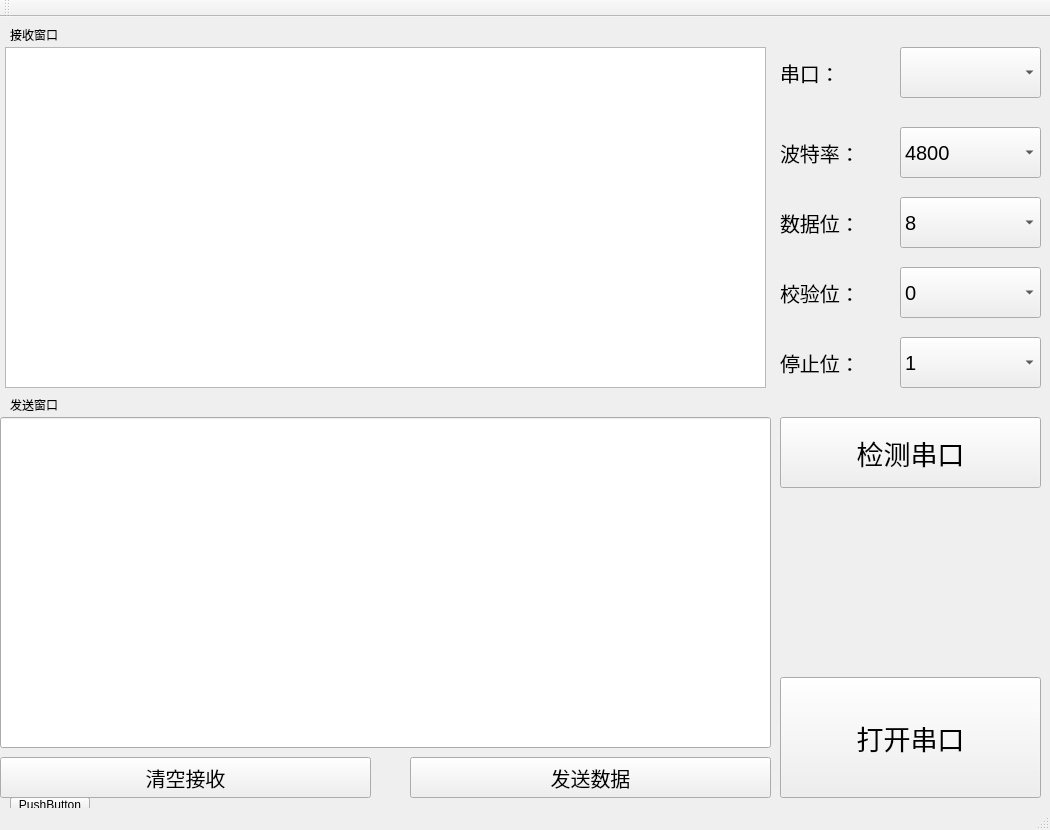
<?xml version="1.0" encoding="UTF-8"?>
<ui version="4.0">
 <class>mySqlite</class>
 <widget class="QMainWindow" name="mySqlite">
  <property name="geometry">
   <rect>
    <x>0</x>
    <y>0</y>
    <width>1050</width>
    <height>830</height>
   </rect>
  </property>
  <property name="minimumSize">
   <size>
    <width>1050</width>
    <height>830</height>
   </size>
  </property>
  <property name="maximumSize">
   <size>
    <width>1050</width>
    <height>830</height>
   </size>
  </property>
  <property name="windowTitle">
   <string>mySqlite</string>
  </property>
  <widget class="QWidget" name="centralWidget">
   <widget class="QLabel" name="label">
    <property name="geometry">
     <rect>
      <x>10</x>
      <y>10</y>
      <width>81</width>
      <height>16</height>
     </rect>
    </property>
    <property name="text">
     <string>接收窗口</string>
    </property>
   </widget>
   <widget class="QTextBrowser" name="recv_Label">
    <property name="geometry">
     <rect>
      <x>5</x>
      <y>30</y>
      <width>761</width>
      <height>341</height>
     </rect>
    </property>
   </widget>
   <widget class="QLabel" name="label_3">
    <property name="geometry">
     <rect>
      <x>10</x>
      <y>380</y>
      <width>81</width>
      <height>16</height>
     </rect>
    </property>
    <property name="text">
     <string>发送窗口</string>
    </property>
   </widget>
   <widget class="QPushButton" name="pushButton_3">
    <property name="geometry">
     <rect>
      <x>10</x>
      <y>780</y>
      <width>80</width>
      <height>15</height>
     </rect>
    </property>
    <property name="text">
     <string>PushButton</string>
    </property>
   </widget>
   <widget class="QPushButton" name="pushButton_4">
    <property name="geometry">
     <rect>
      <x>10</x>
      <y>780</y>
      <width>80</width>
      <height>15</height>
     </rect>
    </property>
    <property name="text">
     <string>PushButton</string>
    </property>
   </widget>
   <widget class="QPushButton" name="clear_Btn">
    <property name="geometry">
     <rect>
      <x>0</x>
      <y>740</y>
      <width>371</width>
      <height>41</height>
     </rect>
    </property>
    <property name="font">
     <font>
      <pointsize>15</pointsize>
     </font>
    </property>
    <property name="text">
     <string>清空接收</string>
    </property>
   </widget>
   <widget class="QPushButton" name="send_Btn">
    <property name="geometry">
     <rect>
      <x>410</x>
      <y>740</y>
      <width>361</width>
      <height>41</height>
     </rect>
    </property>
    <property name="font">
     <font>
      <pointsize>15</pointsize>
     </font>
    </property>
    <property name="text">
     <string>发送数据</string>
    </property>
   </widget>
   <widget class="QComboBox" name="serial">
    <property name="geometry">
     <rect>
      <x>900</x>
      <y>30</y>
      <width>141</width>
      <height>51</height>
     </rect>
    </property>
   </widget>
   <widget class="QLabel" name="label_2">
    <property name="geometry">
     <rect>
      <x>780</x>
      <y>30</y>
      <width>101</width>
      <height>51</height>
     </rect>
    </property>
    <property name="font">
     <font>
      <pointsize>15</pointsize>
     </font>
    </property>
    <property name="text">
     <string>串口：</string>
    </property>
   </widget>
   <widget class="QComboBox" name="bound">
    <property name="geometry">
     <rect>
      <x>900</x>
      <y>110</y>
      <width>141</width>
      <height>51</height>
     </rect>
    </property>
    <property name="font">
     <font>
      <pointsize>15</pointsize>
     </font>
    </property>
    <item>
     <property name="text">
      <string>4800</string>
     </property>
    </item>
    <item>
     <property name="text">
      <string>9600</string>
     </property>
    </item>
    <item>
     <property name="text">
      <string>115200</string>
     </property>
    </item>
   </widget>
   <widget class="QLabel" name="label_4">
    <property name="geometry">
     <rect>
      <x>780</x>
      <y>110</y>
      <width>101</width>
      <height>51</height>
     </rect>
    </property>
    <property name="font">
     <font>
      <pointsize>15</pointsize>
     </font>
    </property>
    <property name="text">
     <string>波特率：</string>
    </property>
   </widget>
   <widget class="QLabel" name="label_5">
    <property name="geometry">
     <rect>
      <x>780</x>
      <y>180</y>
      <width>101</width>
      <height>51</height>
     </rect>
    </property>
    <property name="font">
     <font>
      <pointsize>15</pointsize>
     </font>
    </property>
    <property name="text">
     <string>数据位：</string>
    </property>
   </widget>
   <widget class="QComboBox" name="data">
    <property name="geometry">
     <rect>
      <x>900</x>
      <y>180</y>
      <width>141</width>
      <height>51</height>
     </rect>
    </property>
    <property name="font">
     <font>
      <pointsize>15</pointsize>
     </font>
    </property>
    <item>
     <property name="text">
      <string>8</string>
     </property>
    </item>
    <item>
     <property name="text">
      <string>9</string>
     </property>
    </item>
   </widget>
   <widget class="QComboBox" name="parity">
    <property name="geometry">
     <rect>
      <x>900</x>
      <y>250</y>
      <width>141</width>
      <height>51</height>
     </rect>
    </property>
    <property name="font">
     <font>
      <pointsize>15</pointsize>
     </font>
    </property>
    <item>
     <property name="text">
      <string>0</string>
     </property>
    </item>
    <item>
     <property name="text">
      <string>奇</string>
     </property>
    </item>
    <item>
     <property name="text">
      <string>偶</string>
     </property>
    </item>
   </widget>
   <widget class="QLabel" name="label_6">
    <property name="geometry">
     <rect>
      <x>780</x>
      <y>250</y>
      <width>101</width>
      <height>51</height>
     </rect>
    </property>
    <property name="font">
     <font>
      <pointsize>15</pointsize>
     </font>
    </property>
    <property name="text">
     <string>校验位：</string>
    </property>
   </widget>
   <widget class="QLabel" name="label_7">
    <property name="geometry">
     <rect>
      <x>780</x>
      <y>320</y>
      <width>101</width>
      <height>51</height>
     </rect>
    </property>
    <property name="font">
     <font>
      <pointsize>15</pointsize>
     </font>
    </property>
    <property name="text">
     <string>停止位：</string>
    </property>
   </widget>
   <widget class="QComboBox" name="stop">
    <property name="geometry">
     <rect>
      <x>900</x>
      <y>320</y>
      <width>141</width>
      <height>51</height>
     </rect>
    </property>
    <property name="font">
     <font>
      <pointsize>15</pointsize>
     </font>
    </property>
    <item>
     <property name="text">
      <string>1</string>
     </property>
    </item>
    <item>
     <property name="text">
      <string>1.5</string>
     </property>
    </item>
    <item>
     <property name="text">
      <string>2</string>
     </property>
    </item>
   </widget>
   <widget class="QPushButton" name="checkSerial_Btn">
    <property name="geometry">
     <rect>
      <x>780</x>
      <y>400</y>
      <width>261</width>
      <height>71</height>
     </rect>
    </property>
    <property name="font">
     <font>
      <pointsize>20</pointsize>
     </font>
    </property>
    <property name="text">
     <string>检测串口</string>
    </property>
   </widget>
   <widget class="QPushButton" name="open_Btn">
    <property name="geometry">
     <rect>
      <x>780</x>
      <y>660</y>
      <width>261</width>
      <height>121</height>
     </rect>
    </property>
    <property name="font">
     <font>
      <pointsize>20</pointsize>
     </font>
    </property>
    <property name="text">
     <string>打开串口</string>
    </property>
   </widget>
   <widget class="QLineEdit" name="send_Label">
    <property name="geometry">
     <rect>
      <x>0</x>
      <y>400</y>
      <width>771</width>
      <height>331</height>
     </rect>
    </property>
   </widget>
  </widget>
  <widget class="QMenuBar" name="menuBar">
   <property name="geometry">
    <rect>
     <x>0</x>
     <y>0</y>
     <width>1050</width>
     <height>17</height>
    </rect>
   </property>
  </widget>
  <widget class="QToolBar" name="mainToolBar">
   <attribute name="toolBarArea">
    <enum>TopToolBarArea</enum>
   </attribute>
   <attribute name="toolBarBreak">
    <bool>false</bool>
   </attribute>
  </widget>
  <widget class="QStatusBar" name="statusBar"/>
 </widget>
 <layoutdefault spacing="6" margin="11"/>
 <resources/>
 <connections/>
</ui>
